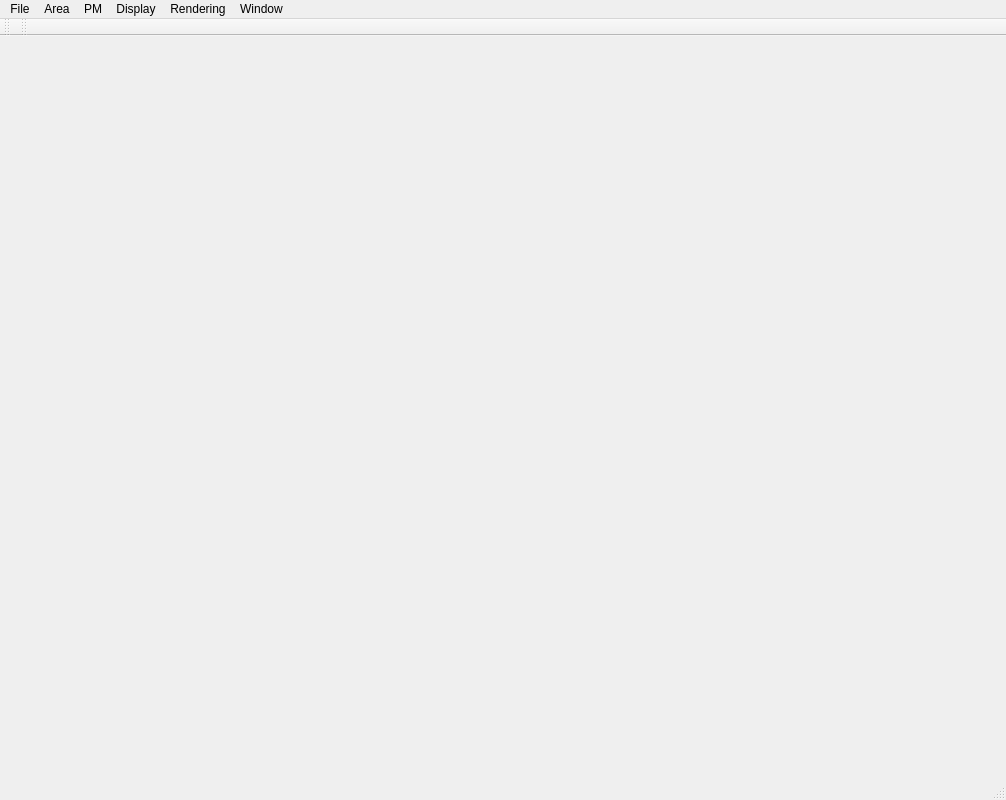
<?xml version="1.0" encoding="UTF-8"?>
<ui version="4.0">
 <class>MainWindow</class>
 <widget class="QMainWindow" name="MainWindow">
  <property name="geometry">
   <rect>
    <x>0</x>
    <y>0</y>
    <width>1006</width>
    <height>800</height>
   </rect>
  </property>
  <property name="minimumSize">
   <size>
    <width>1000</width>
    <height>800</height>
   </size>
  </property>
  <property name="windowTitle">
   <string>Road Designer</string>
  </property>
  <widget class="QWidget" name="centralWidget"/>
  <widget class="QMenuBar" name="menuBar">
   <property name="geometry">
    <rect>
     <x>0</x>
     <y>0</y>
     <width>1006</width>
     <height>21</height>
    </rect>
   </property>
   <widget class="QMenu" name="menuFile">
    <property name="title">
     <string>File</string>
    </property>
    <addaction name="actionNewTerrain"/>
    <addaction name="actionOpenTerrain"/>
    <addaction name="actionSaveTerrain"/>
    <addaction name="separator"/>
    <addaction name="actionLoadRoads"/>
    <addaction name="actionSaveRoads"/>
    <addaction name="actionClearRoads"/>
    <addaction name="separator"/>
    <addaction name="actionLoadAreas"/>
    <addaction name="actionSaveAreas"/>
    <addaction name="separator"/>
    <addaction name="actionSaveImage"/>
    <addaction name="separator"/>
    <addaction name="actionExit"/>
   </widget>
   <widget class="QMenu" name="menuWindow">
    <property name="title">
     <string>Window</string>
    </property>
    <addaction name="actionControlWidget"/>
    <addaction name="actionPropertyWidget"/>
   </widget>
   <widget class="QMenu" name="menuArea">
    <property name="title">
     <string>Area</string>
    </property>
    <addaction name="actionAreaSelect"/>
    <addaction name="actionAreaCreate"/>
    <addaction name="actionAreaDelete"/>
    <addaction name="actionHintLine"/>
    <addaction name="separator"/>
    <addaction name="actionHighwaySketch"/>
    <addaction name="actionAvenueSketch"/>
    <addaction name="separator"/>
    <addaction name="actionDebug"/>
   </widget>
   <widget class="QMenu" name="menuPM">
    <property name="title">
     <string>PM</string>
    </property>
    <addaction name="actionGenerateBlocks"/>
    <addaction name="actionGenerateParcels"/>
    <addaction name="actionGenerateBuildings"/>
   </widget>
   <widget class="QMenu" name="menuDisplay">
    <property name="title">
     <string>Display</string>
    </property>
    <widget class="QMenu" name="menuRoads">
     <property name="title">
      <string>Roads</string>
     </property>
     <addaction name="actionDisplayHighway"/>
     <addaction name="actionDisplayBoulevard"/>
     <addaction name="actionDisplayAvenue"/>
     <addaction name="actionDisplayLocalStreet"/>
    </widget>
    <addaction name="menuRoads"/>
   </widget>
   <widget class="QMenu" name="menuRendering">
    <property name="title">
     <string>Rendering</string>
    </property>
    <addaction name="actionRenderingDefault"/>
    <addaction name="actionRenderingTexture"/>
    <addaction name="actionRenderingGroupBy"/>
   </widget>
   <addaction name="menuFile"/>
   <addaction name="menuArea"/>
   <addaction name="menuPM"/>
   <addaction name="menuDisplay"/>
   <addaction name="menuRendering"/>
   <addaction name="menuWindow"/>
  </widget>
  <widget class="QToolBar" name="fileToolBar">
   <attribute name="toolBarArea">
    <enum>TopToolBarArea</enum>
   </attribute>
   <attribute name="toolBarBreak">
    <bool>false</bool>
   </attribute>
  </widget>
  <widget class="QToolBar" name="areaToolBar">
   <attribute name="toolBarArea">
    <enum>TopToolBarArea</enum>
   </attribute>
   <attribute name="toolBarBreak">
    <bool>false</bool>
   </attribute>
  </widget>
  <widget class="QStatusBar" name="statusBar"/>
  <action name="actionNewTerrain">
   <property name="icon">
    <iconset resource="MainWindow.qrc">
     <normaloff>:/MainWindow/Resources/New_24x24.png</normaloff>:/MainWindow/Resources/New_24x24.png</iconset>
   </property>
   <property name="text">
    <string>New Terrain</string>
   </property>
   <property name="shortcut">
    <string>Ctrl+N</string>
   </property>
  </action>
  <action name="actionOpenTerrain">
   <property name="icon">
    <iconset resource="MainWindow.qrc">
     <normaloff>:/MainWindow/Resources/Open_24x24.png</normaloff>:/MainWindow/Resources/Open_24x24.png</iconset>
   </property>
   <property name="text">
    <string>Open Terrain</string>
   </property>
   <property name="shortcut">
    <string>Ctrl+O</string>
   </property>
  </action>
  <action name="actionExit">
   <property name="text">
    <string>Exit</string>
   </property>
  </action>
  <action name="actionControlWidget">
   <property name="text">
    <string>Control Widget</string>
   </property>
  </action>
  <action name="actionDeleteEdge">
   <property name="icon">
    <iconset resource="MainWindow.qrc">
     <normaloff>:/MainWindow/Resources/Delete_24x24.png</normaloff>:/MainWindow/Resources/Delete_24x24.png</iconset>
   </property>
   <property name="text">
    <string>Delete Edge</string>
   </property>
   <property name="shortcut">
    <string>Del</string>
   </property>
  </action>
  <action name="actionSaveTerrain">
   <property name="icon">
    <iconset resource="MainWindow.qrc">
     <normaloff>:/MainWindow/Resources/Save_24x24.png</normaloff>:/MainWindow/Resources/Save_24x24.png</iconset>
   </property>
   <property name="text">
    <string>Save Terrain</string>
   </property>
   <property name="shortcut">
    <string>Ctrl+S</string>
   </property>
  </action>
  <action name="actionUndo">
   <property name="icon">
    <iconset resource="MainWindow.qrc">
     <normaloff>:/MainWindow/Resources/Undo_24x24.png</normaloff>:/MainWindow/Resources/Undo_24x24.png</iconset>
   </property>
   <property name="text">
    <string>Undo</string>
   </property>
   <property name="whatsThis">
    <string/>
   </property>
   <property name="shortcut">
    <string>Ctrl+Z</string>
   </property>
  </action>
  <action name="actionSelectAll">
   <property name="text">
    <string>Select All</string>
   </property>
   <property name="shortcut">
    <string>Ctrl+A</string>
   </property>
  </action>
  <action name="actionCut">
   <property name="icon">
    <iconset resource="MainWindow.qrc">
     <normaloff>:/MainWindow/Resources/Cut_24x24.png</normaloff>:/MainWindow/Resources/Cut_24x24.png</iconset>
   </property>
   <property name="text">
    <string>Cut</string>
   </property>
   <property name="shortcut">
    <string>Ctrl+X</string>
   </property>
  </action>
  <action name="actionCopy">
   <property name="icon">
    <iconset resource="MainWindow.qrc">
     <normaloff>:/MainWindow/Resources/Copy_24x24.png</normaloff>:/MainWindow/Resources/Copy_24x24.png</iconset>
   </property>
   <property name="text">
    <string>Copy</string>
   </property>
   <property name="shortcut">
    <string>Ctrl+C</string>
   </property>
  </action>
  <action name="actionPaste">
   <property name="icon">
    <iconset resource="MainWindow.qrc">
     <normaloff>:/MainWindow/Resources/Paste_24x24.png</normaloff>:/MainWindow/Resources/Paste_24x24.png</iconset>
   </property>
   <property name="text">
    <string>Paste</string>
   </property>
   <property name="shortcut">
    <string>Ctrl+V</string>
   </property>
  </action>
  <action name="actionOpenToAdd">
   <property name="text">
    <string>Open To Add</string>
   </property>
  </action>
  <action name="actionVoronoi">
   <property name="text">
    <string>Voronoi</string>
   </property>
  </action>
  <action name="actionVoronoiCut">
   <property name="text">
    <string>Voronoi Cut</string>
   </property>
  </action>
  <action name="actionModeBasic">
   <property name="checkable">
    <bool>true</bool>
   </property>
   <property name="text">
    <string>Basic</string>
   </property>
  </action>
  <action name="actionModeLayer">
   <property name="checkable">
    <bool>true</bool>
   </property>
   <property name="text">
    <string>Graph</string>
   </property>
  </action>
  <action name="actionModeSketch">
   <property name="checkable">
    <bool>true</bool>
   </property>
   <property name="text">
    <string>Sketch</string>
   </property>
  </action>
  <action name="actionShowArea">
   <property name="text">
    <string>Show Area</string>
   </property>
  </action>
  <action name="actionAreaSelect">
   <property name="checkable">
    <bool>true</bool>
   </property>
   <property name="icon">
    <iconset resource="MainWindow.qrc">
     <normaloff>:/MainWindow/Resources/Select_24x24.png</normaloff>:/MainWindow/Resources/Select_24x24.png</iconset>
   </property>
   <property name="text">
    <string>Select</string>
   </property>
  </action>
  <action name="actionAreaCreate">
   <property name="checkable">
    <bool>true</bool>
   </property>
   <property name="icon">
    <iconset resource="MainWindow.qrc">
     <normaloff>:/MainWindow/Resources/Create_24x24.png</normaloff>:/MainWindow/Resources/Create_24x24.png</iconset>
   </property>
   <property name="text">
    <string>Create</string>
   </property>
  </action>
  <action name="actionHighwaySketch">
   <property name="checkable">
    <bool>true</bool>
   </property>
   <property name="icon">
    <iconset>
     <normaloff>Resources/SketchH_24x24.png</normaloff>Resources/SketchH_24x24.png</iconset>
   </property>
   <property name="text">
    <string>Highway Sketch</string>
   </property>
  </action>
  <action name="actionSave_2">
   <property name="text">
    <string>Save</string>
   </property>
  </action>
  <action name="actionSaveRoads">
   <property name="text">
    <string>Save Roads</string>
   </property>
  </action>
  <action name="actionLoad_Highways">
   <property name="text">
    <string>Load Highways</string>
   </property>
  </action>
  <action name="actionSave_Highways">
   <property name="text">
    <string>Save Highways</string>
   </property>
  </action>
  <action name="actionAvenueSketch">
   <property name="checkable">
    <bool>true</bool>
   </property>
   <property name="icon">
    <iconset resource="MainWindow.qrc">
     <normaloff>:/MainWindow/Resources/SketchB_24x24.png</normaloff>:/MainWindow/Resources/SketchB_24x24.png</iconset>
   </property>
   <property name="text">
    <string>Avenue Sketch</string>
   </property>
  </action>
  <action name="actionPropertyWidget">
   <property name="text">
    <string>Property Widget</string>
   </property>
  </action>
  <action name="actionDebug">
   <property name="checkable">
    <bool>true</bool>
   </property>
   <property name="icon">
    <iconset resource="MainWindow.qrc">
     <normaloff>:/MainWindow/Resources/Debug_24x24.png</normaloff>:/MainWindow/Resources/Debug_24x24.png</iconset>
   </property>
   <property name="text">
    <string>Debug</string>
   </property>
  </action>
  <action name="action3DView">
   <property name="checkable">
    <bool>true</bool>
   </property>
   <property name="icon">
    <iconset resource="MainWindow.qrc">
     <normaloff>:/MainWindow/Resources/3DView_24x24.png</normaloff>:/MainWindow/Resources/3DView_24x24.png</iconset>
   </property>
   <property name="text">
    <string>3D</string>
   </property>
  </action>
  <action name="actionTerrain">
   <property name="checkable">
    <bool>true</bool>
   </property>
   <property name="icon">
    <iconset resource="MainWindow.qrc">
     <normaloff>:/MainWindow/Resources/Terrain_32x32.png</normaloff>:/MainWindow/Resources/Terrain_32x32.png</iconset>
   </property>
   <property name="text">
    <string>Terrain</string>
   </property>
  </action>
  <action name="actionLoadRoads">
   <property name="text">
    <string>Load Roads</string>
   </property>
  </action>
  <action name="actionLoadAreas">
   <property name="text">
    <string>Load Areas</string>
   </property>
  </action>
  <action name="actionSaveAreas">
   <property name="text">
    <string>Save Areas</string>
   </property>
  </action>
  <action name="actionGenerateBlocks">
   <property name="text">
    <string>Generate Blocks</string>
   </property>
  </action>
  <action name="actionGenerateParcels">
   <property name="text">
    <string>Generate Parcels</string>
   </property>
  </action>
  <action name="actionGenerateBuildings">
   <property name="text">
    <string>Generate Buildings</string>
   </property>
  </action>
  <action name="actionAreaDelete">
   <property name="text">
    <string>Delete</string>
   </property>
  </action>
  <action name="actionClearRoads">
   <property name="text">
    <string>Clear Roads</string>
   </property>
  </action>
  <action name="actionPMControlWidget">
   <property name="text">
    <string>PM Control Widget</string>
   </property>
  </action>
  <action name="actionHighways">
   <property name="text">
    <string>Highway</string>
   </property>
  </action>
  <action name="actionBoulevard">
   <property name="text">
    <string>Boulevard</string>
   </property>
  </action>
  <action name="actionAvenue">
   <property name="text">
    <string>Avenue</string>
   </property>
  </action>
  <action name="actionLocal_Street">
   <property name="text">
    <string>Local Street</string>
   </property>
  </action>
  <action name="actionDisplayHighway">
   <property name="checkable">
    <bool>true</bool>
   </property>
   <property name="checked">
    <bool>true</bool>
   </property>
   <property name="text">
    <string>Highway</string>
   </property>
  </action>
  <action name="actionDisplayBoulevard">
   <property name="checkable">
    <bool>true</bool>
   </property>
   <property name="checked">
    <bool>true</bool>
   </property>
   <property name="text">
    <string>Boulevard</string>
   </property>
  </action>
  <action name="actionDisplayAvenue">
   <property name="checkable">
    <bool>true</bool>
   </property>
   <property name="checked">
    <bool>true</bool>
   </property>
   <property name="text">
    <string>Avenue</string>
   </property>
  </action>
  <action name="actionDisplayLocalStreet">
   <property name="checkable">
    <bool>true</bool>
   </property>
   <property name="checked">
    <bool>true</bool>
   </property>
   <property name="text">
    <string>Local Street</string>
   </property>
  </action>
  <action name="actionHintLine">
   <property name="checkable">
    <bool>true</bool>
   </property>
   <property name="icon">
    <iconset resource="MainWindow.qrc">
     <normaloff>:/MainWindow/Resources/Line_24x24.png</normaloff>:/MainWindow/Resources/Line_24x24.png</iconset>
   </property>
   <property name="text">
    <string>Hint Line</string>
   </property>
  </action>
  <action name="actionRenderingDefault">
   <property name="text">
    <string>Default</string>
   </property>
  </action>
  <action name="actionRenderingTexture">
   <property name="text">
    <string>Texture</string>
   </property>
  </action>
  <action name="actionRenderingGroupBy">
   <property name="text">
    <string>Group By</string>
   </property>
  </action>
  <action name="actionSaveImage">
   <property name="text">
    <string>Save Image</string>
   </property>
  </action>
 </widget>
 <layoutdefault spacing="6" margin="11"/>
 <resources>
  <include location="MainWindow.qrc"/>
 </resources>
 <connections/>
</ui>
